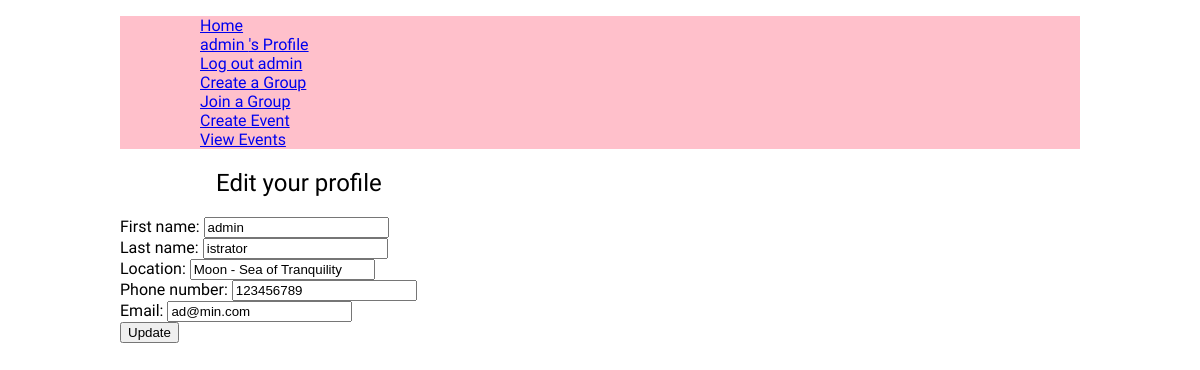
Page /user/edit/1 (signed in) on the committed database.
### user_profile/models.py (models this page shows, shortened)
class CustomUser(AbstractUser):
    location = models.CharField(max_length=100, blank=True)
    phone_number = models.CharField( max_length=50, blank=True)
    date_joined = models.DateTimeField( auto_now_add=True)

### user_profile/views.py (the view)
# urls.py: path('edit/<int:user_id>', views.edit_view, name='edit_view'),
@login_required
def edit_view(request, user_id):
    user = get_object_or_404(CustomUser, pk=user_id)
    if request.method == 'POST':
        form = CustomUserFormEdit(request.POST, instance=user,)
        if form.is_valid():
            form.save()
            return redirect('user:profile')
    else:
        form = CustomUserFormEdit(instance=user, )
    return render(request, 'user_profile/edit.html', {'form': form, 'user': user})

### user_profile/forms.py
class CustomUserFormEdit(forms.ModelForm):
    email = forms.EmailField(required=True)
    class Meta:
        model = User
        fields = ('first_name', 'last_name', 'location', 'phone_number', 'email')
        widgets = {
            'first_name': forms.TextInput(attrs={'maxlength': 50}),
            'last_name': forms.TextInput(attrs={'maxlength': 50}),
        }

### user_profile/templates/user_profile/edit.html (shortened to what this page needs)
{% extends "base.html" %}
{% block content %}
    <section>
        <h1>Edit your profile</h1>
        <form  method="post" class="form-with-validation">
            {{form}}
            <button>Update</button>
        </form>
    </section>
{% endblock content %}

### armonario_proj/templates/layout.html (shortened to what this page needs)
{% load static %}
{% url 'home' as home_url %}
{% url "profile" as profile_url %}
<!DOCTYPE html>
<html lang="en">
<head>
    <link rel="stylesheet" href="{% static 'css/style.css' %}">
</head>
<body>
    <header>
        <div>
            <nav>
                <ul>
                    {% if request.path != '/' %}
                        <ul><a href="/">Home</a></ul>
                    {% endif %}
                    {% if user.is_authenticated %}
                        <ul><a href="{% url "user:profile" %}">{{user.username}} 's Profile</a></ul>
                        <ul><a href="{% url "user:logout" %}">Log out {{user.username}}</a></ul>
                        <ul><a href="{% url "group:create" %}">Create a Group</a></ul>
                        <ul><a href="{% url "group:join" %}">Join a Group</a></ul>
                        <ul><a href="{% url "event:create" %}">Create Event</a></ul>
                        <ul><a href="{% url "calendar:list" %}">View Events</a></ul>
                    {% else %}
                        <ul><a href="{% url "user:login" %}">Log in</a></ul>
                        <ul><a href="{% url "user:register" %}">Register</a></ul>
                    {% endif %}
                </ul>
            </nav>
        </div>
    </header>
    <main >
        {% block content %}{% endblock content %}
    </main>
</body>
</html>

### armonario_proj/static/css/style.css (style rules this page uses)
:root { --title-font: "Tagesschrift", system-ui; --secondary-font: "Yuji Syuku", serif; }
h1 { font-family: var(--title-font); font-weight: 400; padding-left: 10%; }
body { margin: auto; width: 80%; font-family: var(--secondary-font); min-height: 100dvh; }
header { background-color: pink; }

### rows in the picture
CustomUser: username "admin", first_name "admin", last_name "istrator", location "Moon - Sea of Tranquility", phone_number "123456789", email "ad@min.com"
